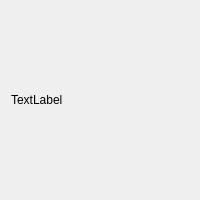
<?xml version="1.0" encoding="UTF-8"?>
<ui version="4.0">
 <class>MainWindow</class>
 <widget class="QWidget" name="MainWindow">
  <property name="geometry">
   <rect>
    <x>0</x>
    <y>0</y>
    <width>200</width>
    <height>200</height>
   </rect>
  </property>
  <property name="windowTitle">
   <string>MainWindow</string>
  </property>
  <layout class="QHBoxLayout" name="horizontalLayout">
   <item>
    <widget class="QLabel" name="label">
     <property name="text">
      <string>TextLabel</string>
     </property>
    </widget>
   </item>
  </layout>
 </widget>
 <resources/>
 <connections/>
</ui>
